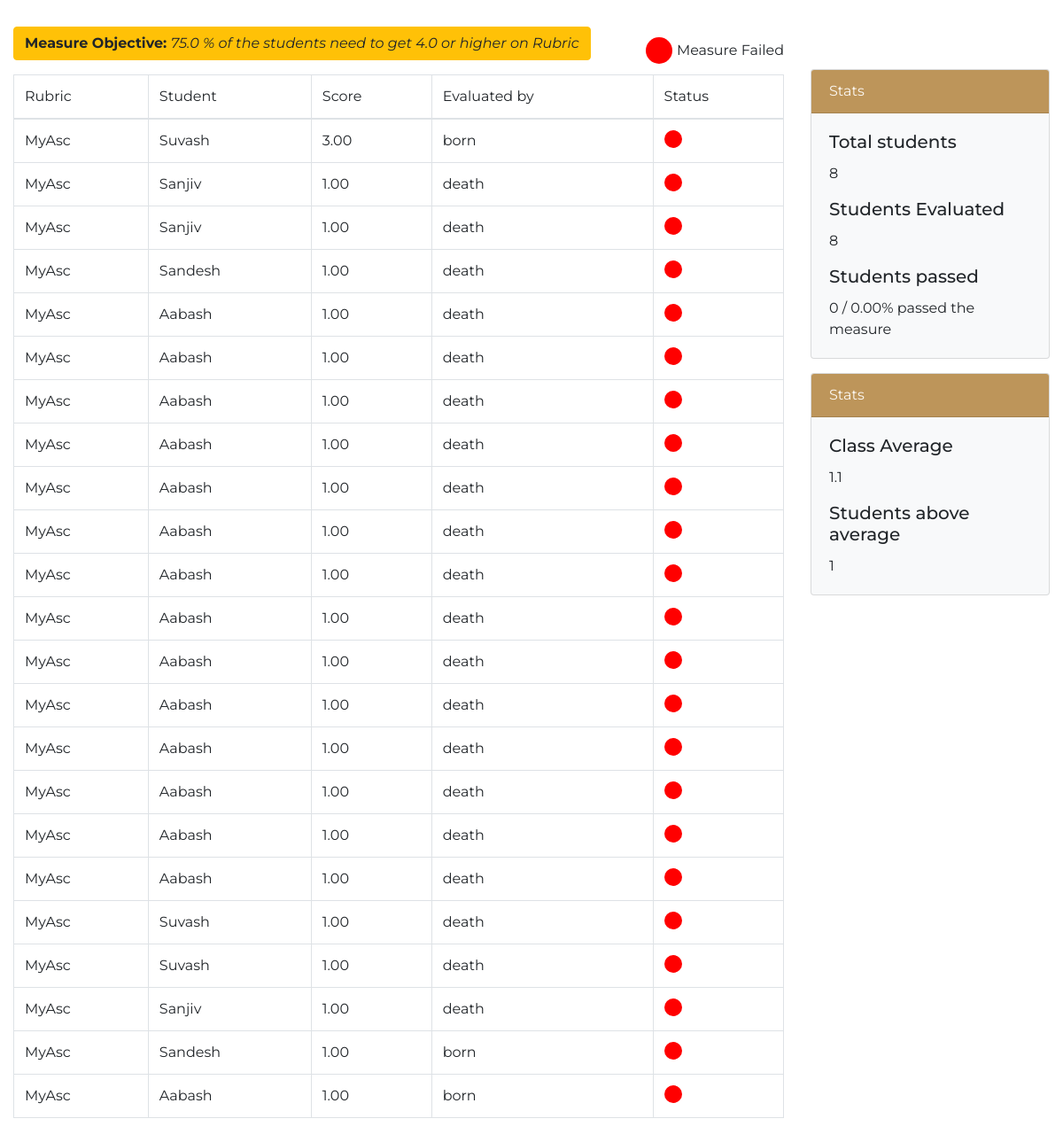
Before: /view_rubric_data/30 with the older database file.
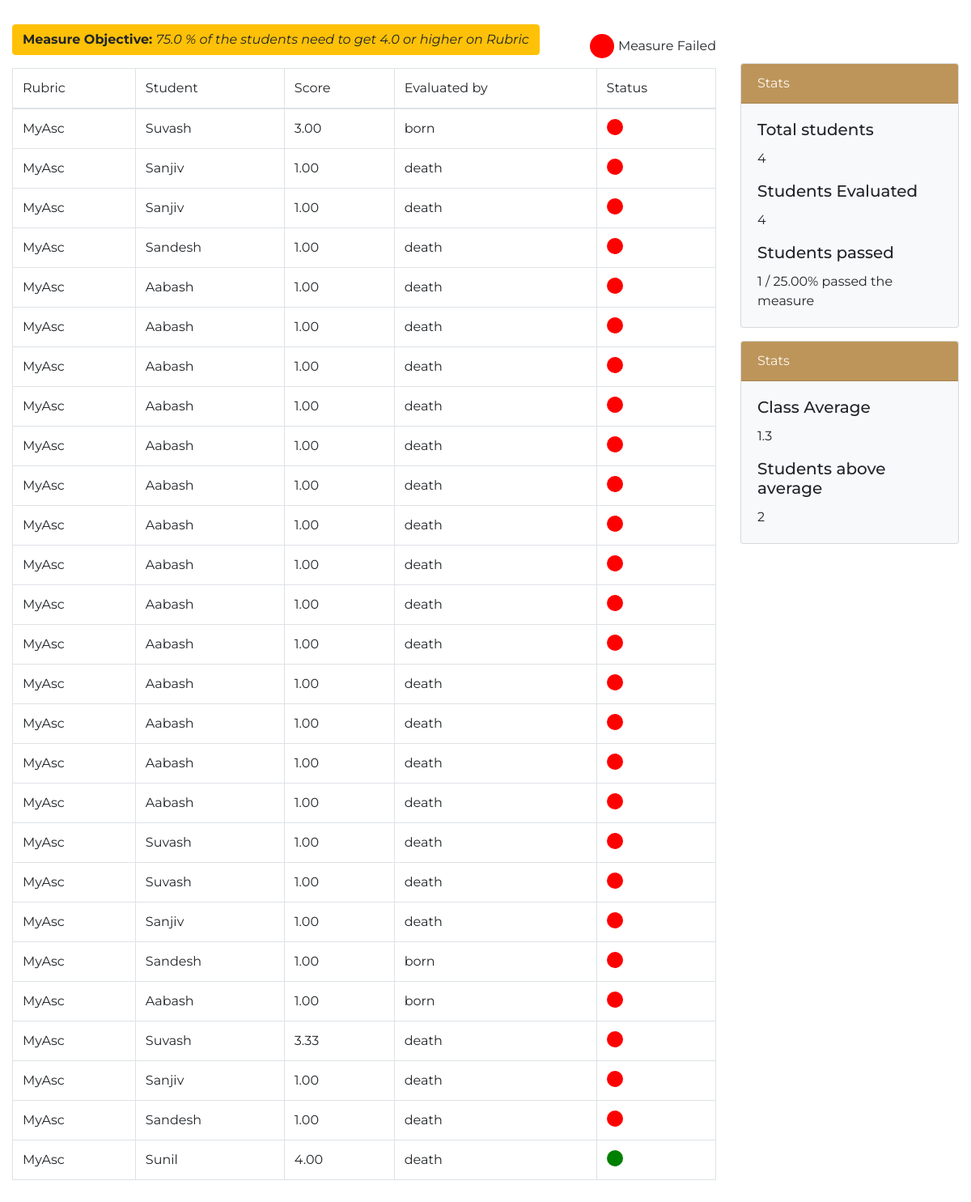
After: the same page with the newer database file.
### main/models.py (models this page shows, shortened)
class Measure(models.Model):
    CUTOFF_TYPES = (('Percentage', 'Percentage'),
                  ('Percentile', 'Percentile'),
                  ('Average', 'Average')
                 )
    cutoff_type = models.CharField(max_length = 100, choices=CUTOFF_TYPES, default='Percentage')
    TOOL_TYPES = (('Rubric', 'Rubric'),
                  ('Test score', 'Test score')
                  )
    tool_type = models.CharField(max_length=100, choices=TOOL_TYPES, default='Rubric')
    STATUS_TYPES = (('passing', 'passing'),
                    ('failing', 'failing'),
                    ('passed', 'passed'),
                    ('failed', 'failed')
                    )
    status = models.CharField(max_length=100, choices=STATUS_TYPES, default='failing')
    statusPercent = models.FloatField(default=0.0)
    evaluationPercent = models.FloatField(default=0.0)
    measureTitle = models.CharField(max_length=200, default='', null=True)
    outcome = models.ForeignKey(Outcome, null=True, on_delete = models.CASCADE)
    cutoff_percentage = models.FloatField(null=True, blank = True, default=0)
    cutoff_score = models.FloatField(null=True, blank=True, default=0)
    rubric = models.ForeignKey(Rubric,null=True, blank = True, on_delete = models.CASCADE)
    test_score = models.ForeignKey(Test_score, null=True, blank = True, on_delete = models.CASCADE)
    student = models.ManyToManyField(Student)
    evaluator = models.ManyToManyField(Evaluator)

class evaluate_rubric(models.Model):
    rubric = models.CharField(max_length=200)
    grade_score = models.FloatField()
    student = models.CharField(max_length=200)
    measure = models.ForeignKey(Measure, null=True, on_delete=models.CASCADE)
    evaluated_by = models.CharField(max_length=200)

### main/views.py (the view)
# urls.py: path('view_rubric_data/<int:measure_id>', views.view_rubric_data, name = "view_rubric_data"),
def view_rubric_data(request, measure_id):
    measure = Measure.objects.get(id=measure_id)
    context = rubric_data(measure_id)
    return render(request, 'main/rubric_scores.html', context)

### main/templates/main/rubric_scores.html (shortened to what this page needs)
{% extends  'base.html' %}
{%load static%}
{% block body_block %}
<div class  = "container-fluid " id = "main_content" style = "margin-top: 15px;padding:15px;">
<div class = "row">
  <div class = "col col-lg-9 col-md-9 col-sm-12 col-xs-12 col-12">
    <div class = "table-responsive">
      <table class = "table table-bordered table-hover">
        <thead>
          <div class = "d-flex justify-content-between" >
          <button class = "btn btn-warning mb-3">
            <strong>Measure Objective: </strong>
            <em>
          {{measure.cutoff_percentage}} % of the students need to get
          {%if measure.cutoff_score%}
           {{measure.cutoff_score}}
           {%else%}
           average
           {%endif%}
              or higher
          on {{measure.tool_type}}
          </em>
          </button>
          <div class = " d-flex justify-content-center align-items-center">
            {%if passed%}
              <div style = "background-color:green; height:30px; width: 30px; border-radius: 50%;   margin-right: 5px;"></div> Measure Passed
            {%else%}
              <div style = "background-color:red; height:30px; width: 30px; border-radius: 50%;   margin-right: 5px;"> </div>Measure Failed
            {%endif%}
          </div>
          </div>
          <tr>
             <td> Rubric </td>
             <td> Student </td>
             <td> Score </td>
             <td> Evaluated by </td>
             <td> Status </td>
          </tr>
        </thead>
        <tbody>
          {%for st in evaluated_list%}
           <tr>
              <td> {{st.rubric}} </td>
              <td> {{st.student}} </td>
              <td> {{st.grade_score|floatformat:2}} </td>
              <td> {{st.evaluated_by}} </td>
              {%if st.student in bin_array%}
                <td> <div style = "background-color:green; height:20px; width: 20px; border-radius: 50%;"></div> </td>
              {%else%}
                  <td><div style = "background-color:red; height:20px; width: 20px; border-radius: 50%;"> </div></td>
              {%endif%}
          {%endfor%}
    </tr>
          </tbody>
          </table>
          </div>
        </div>
        <div class = "col col-lg-3 col-md-3 col-sm-12 col-xs-12 col-12 mt-5">
          <div class="card bg-light mb-3" >
            <div class="card-header">Stats</div>
            <div class="card-body">
              <h5 class="card-title">Total students</h5>
              <p class="card-text">{{student_count}}</p>
              <h5 class="card-title">Students Evaluated</h5>
              <p class="card-text">{{evaluated_student_count}}</p>
              <h5 class="card-title">Students passed</h5>
              <p class="card-text">{{number_of_pass_cases}} / {{percent_pass_cases|floatformat:2}}% passed the measure</p>
            </div>
          </div>
          <div class="card bg-light mb-3">
            <div class="card-header">Stats</div>
            <div class="card-body">
              <h5 class="card-title">Class Average</h5>
              <p class="card-text">{{avg_points|floatformat:1}}</p>
              <h5 class="card-title">Students above average</h5>
              <p class="card-text">{{above_avg}}</p>
            </div>
          </div>
        </div>
  </div>
{%endblock%}

### main/templates/base.html (shortened to what this page needs)
{% load static %}
<!DOCTYPE html>
<html lang="en">
<head>
    <link rel="stylesheet" href="https://stackpath.bootstrapcdn.com/bootstrap/4.3.1/css/bootstrap.min.css">
    <link rel="stylesheet" href = "{% static 'css/landing.css' %}">
    <link rel="stylesheet" href="https://use.fontawesome.com/releases/v5.7.2/css/all.css">
</head>
<body>
  {% block body_block %}
  {% endblock %}
</body>
</html>

### main/static/css/landing.css (style rules this page uses)
body { font-family: Montserrat, Lato, 'Nunito Sans', Helvetica, Arial, Platino, Garamond, Bookman, Lucidia; }
body { height: 100vh; }
td { font-size: 1.5rem; }
.card-header { background-color: rgb(219,217,214) }
.card-header { background-color: #BD955A; color: rgb(252, 248, 242); }

### main/templates/main/rubric_scores.html (style rules this page uses)
td { font-size: 1rem; }

Changed rows visible on the page:
added evaluate_rubric: rubric "MyAsc", student "Suvash", grade_score "3.33", evaluated_by "death"
added evaluate_rubric: rubric "MyAsc", student "Sanjiv", grade_score "1.00", evaluated_by "death"
added evaluate_rubric: rubric "MyAsc", student "Sandesh", grade_score "1.00", evaluated_by "death"
added evaluate_rubric: rubric "MyAsc", student "Sunil", grade_score "4.00", evaluated_by "death"
Other visible differences:
{{ student_count }}: "8" → "4"
{{ evaluated_student_count }}: "8" → "4"
{{ number_of_pass_cases }}: "0" → "1"
{{ percent_pass_cases|floatformat:2 }}: "0.00" → "25.00"
{{ avg_points|floatformat:1 }}: "1.1" → "1.3"
{{ above_avg }}: "1" → "2"
